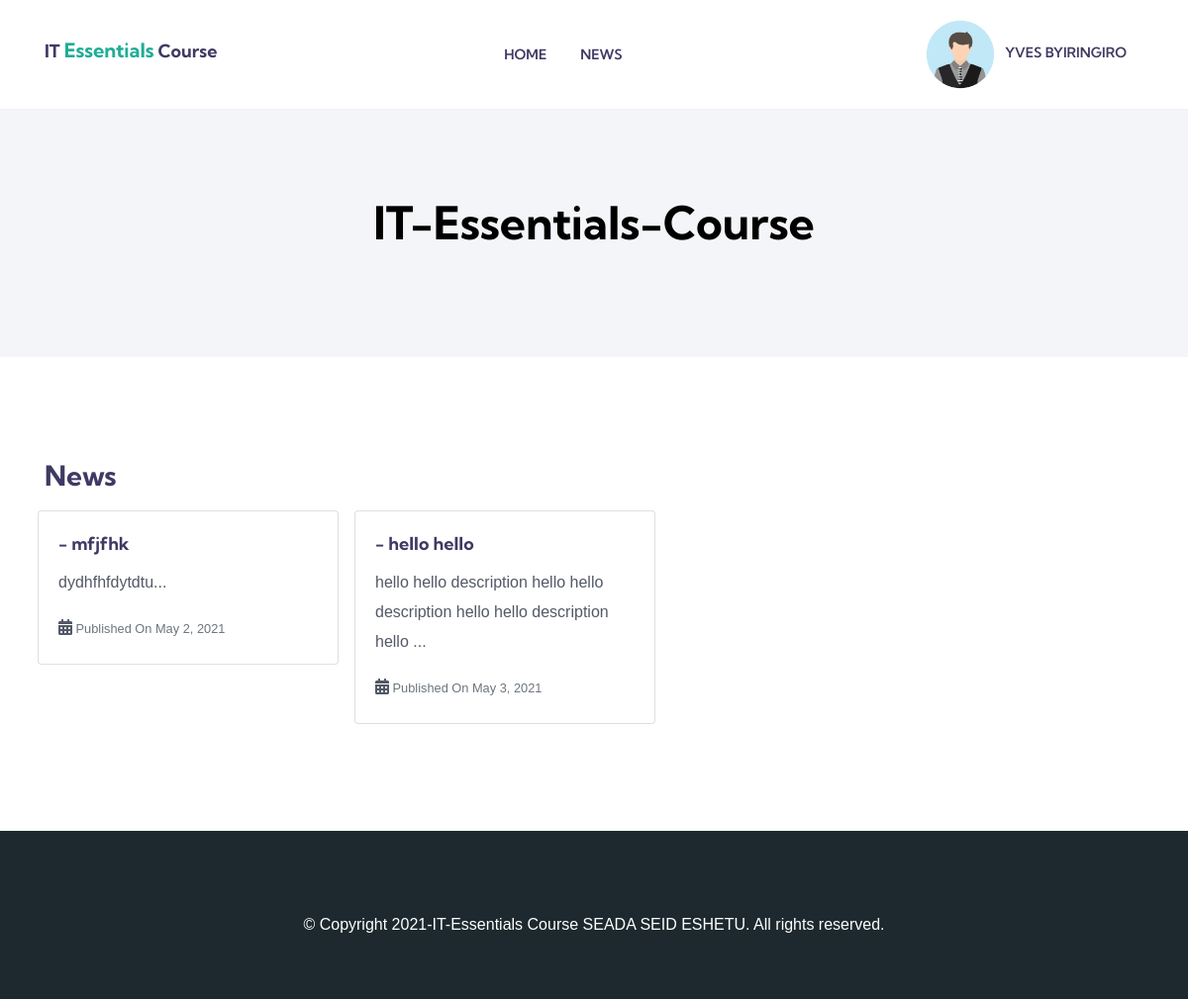
Before: /news (signed in) with the older database file.
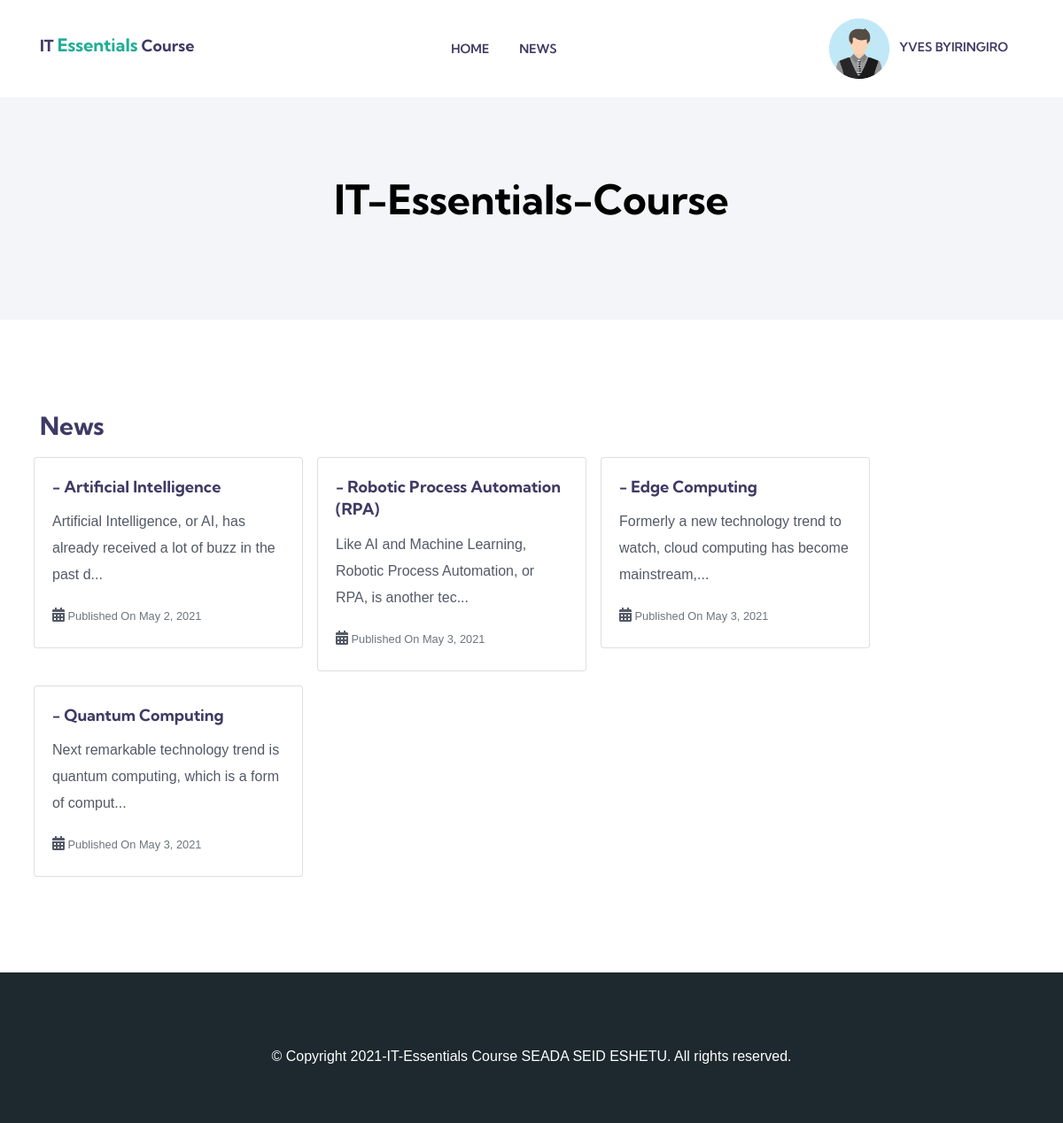
After: the same page with the newer database file.
### it_essentials/models.py (models this page shows, shortened)
class News(models.Model):
    title = models.CharField(max_length=300)
    content = content = models.TextField()
    published_date = models.DateField(auto_now_add=True)
    def snippet(self):
        return self.content[:80] + '...'

### it_essentials/views.py (the view)
# urls.py: path('news', news, name='news'),
def news(request):
    news=News.objects.all()
    chapters = Chapter.objects.all()
    return render(request, 'core/news.html',{'news':news,'chapters':chapters})

### it_essentials/templates/core/news.html
{% extends "index.html" %} {% load static %} {% block container %}
<section class="page-header">
    <div class="container">
        <div class="row justify-content-center">
            <div class="col-lg-8 col-xl-8">
                <div class="title-block">
                    <h1>IT-Essentials-Course</h1>
                </div>
            </div>
        </div>
    </div>
</section>
<section class="section-padding course">
    <div class="container">
        <h3>News</h3>
        <div class="row">
            {% for news in news %}
                <a href="{% url 'news_details' news.id %}">
                    <div class="card m-2" style="width: 19rem;">
                        <div class="card-body">
                            <h5 class="card-title">- {{news.title}}</h5>
                            <p class="card-text">{{news.snippet}}</p>
                            <p class="card-text"><i class="fa fa-calendar-alt"></i><small class="text-muted"> Published On {{news.published_date}}</small></p>
                        </div>
                    </div>
                </a>
            {% endfor %}
        </div>
    </div>
</section>
{% endblock container %}

Changed rows visible on the page:
changed News: title "mfjfhk" → "Artificial Intelligence"; snippet "dydhfhfdytdtu..." → "Artificial Intelligence, or AI, has already received a lot of buzz in the past d..."
changed News: title "hello hello" → "Robotic Process Automation (RPA)"; snippet "hello hello description hello hello description hello hello description hello ..." → "Like AI and Machine Learning, Robotic Process Automation, or RPA, is another tec..."
added News: title "Edge Computing", snippet "Formerly a new technology trend to watch, cloud computing has become mainstream,...", published_date "May 3, 2021"
added News: title "Quantum Computing", snippet "Next remarkable technology trend is quantum computing, which is a form of comput...", published_date "May 3, 2021"
